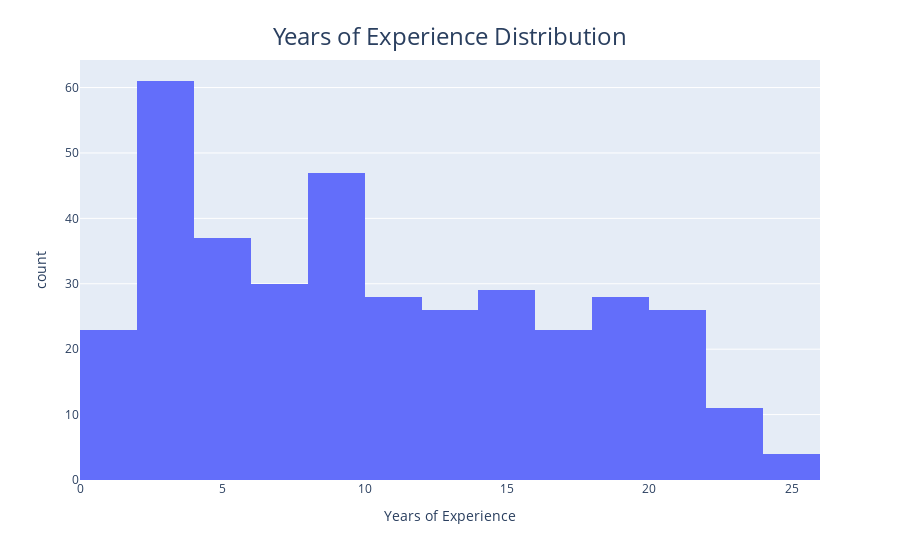

The notebook cell saved with this chart:
### Code cell
histogram(data , x = "Years of Experience" , title ="Years of Experience Distribution" )

### Figure 1 — Plotly figure (JSON) as saved in the notebook; plotly's stock layout.template omitted (floating-point values rounded to 4 significant figures; data arrays with more than 128 entries replaced by an {"elided": "..."} marker saying what was removed)
{"data": [{"alignmentgroup": "True", "bingroup": "x", "hovertemplate": "Years of Experience=%{x}<br>count=%{y}<extra></extra>", "legendgroup": "", "marker": {"color": "#636efa", "pattern": {"shape": ""}}, "name": "", "offsetgroup": "", "orientation": "v", "showlegend": false, "type": "histogram", "x": {"elided": "375 float values"}, "xaxis": "x", "yaxis": "y"}], "layout": {"autosize": true, "barmode": "relative", "legend": {"tracegroupgap": 0}, "margin": {"t": 60}, "title": {"font": {"size": 24}, "text": "Years of Experience Distribution", "x": 0.5, "y": 0.95}, "xaxis": {"anchor": "y", "autorange": true, "domain": [0, 1], "range": [0, 26], "title": {"text": "Years of Experience"}, "type": "linear"}, "yaxis": {"anchor": "x", "autorange": true, "domain": [0, 1], "range": [0, 64.21], "title": {"text": "count"}}}}
